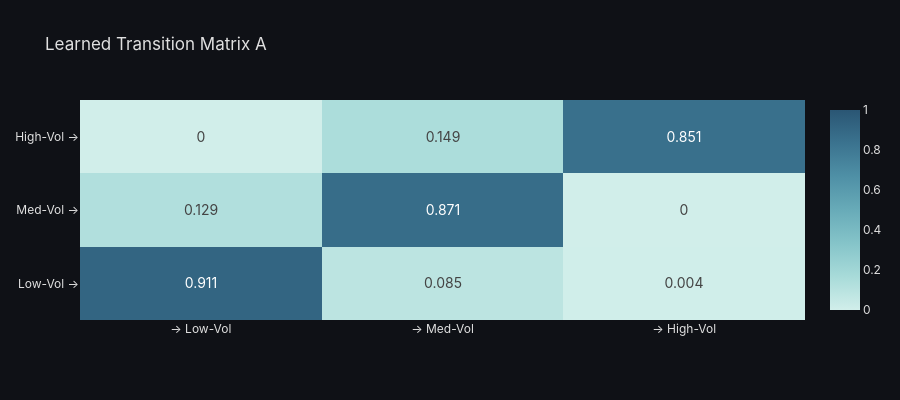

Notebook cell for this chart:
### Code cell
fig = plot_transition_matrix(hmm.A_, state_names=state_names,
                             title="Learned Transition Matrix A")
fig.show()

### Figure 1 — Plotly figure (JSON) as saved in the notebook; plotly's stock layout.template omitted (floating-point values rounded to 4 significant figures)
{"data": [{"colorscale": [[0, "rgb(209, 238, 234)"], [0.1667, "rgb(168, 219, 217)"], [0.3333, "rgb(133, 196, 201)"], [0.5, "rgb(104, 171, 184)"], [0.6667, "rgb(79, 144, 166)"], [0.8333, "rgb(59, 115, 143)"], [1, "rgb(42, 86, 116)"]], "hovertemplate": "From %{y}<br>To %{x}<br>Prob: %{z:.4f}<extra></extra>", "text": [[0.911, 0.085, 0.004], [0.129, 0.871, 0.0], [0.0, 0.149, 0.851]], "textfont": {"size": 14}, "texttemplate": "%{text}", "type": "heatmap", "x": ["→ Low-Vol", "→ Med-Vol", "→ High-Vol"], "y": ["Low-Vol →", "Med-Vol →", "High-Vol →"], "z": [[0.9114, 0.08468, 0.003902], [0.1295, 0.8705, 9.281e-19], [1.226e-42, 0.1488, 0.8512]], "zmax": 1, "zmin": 0}], "layout": {"font": {"color": "#e0e0e0", "family": "Inter, Arial, sans-serif"}, "height": 400, "legend": {"bgcolor": "rgba(30,30,40,0.8)", "bordercolor": "rgba(80,80,80,0.5)", "borderwidth": 1}, "paper_bgcolor": "rgba(15,17,22,1)", "plot_bgcolor": "rgba(15,17,22,1)", "title": {"text": "Learned Transition Matrix A"}, "xaxis": {"gridcolor": "rgba(80,80,80,0.3)", "showgrid": true, "zeroline": false}, "yaxis": {"gridcolor": "rgba(80,80,80,0.3)", "showgrid": true, "zeroline": false}}}
